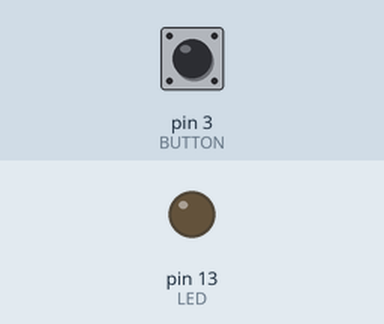
Recording of a sketch running on a simulated Arduino Uno, built with avr-gcc and run on an emulated ATmega328P. On the bench: output pins drawn as LEDs (lit = HIGH). Inputs (shaded band) come from the test bench; at power-on: pin 3 (BUTTON) LOW.

Above: at 1.2 s.
1.3 s: pin 3 (BUTTON) pulled HIGH for 0.15 s
At 2.0 s:
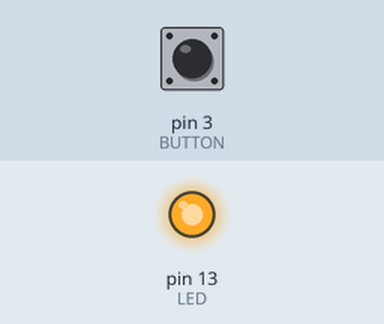
2.9 s: pin 3 (BUTTON) pulled HIGH for 1 s
At 3.2 s:
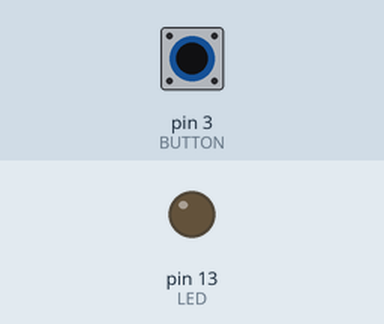
5.4 s: pin 3 (BUTTON) pulled HIGH for 3.2 s
At 6.3 s:
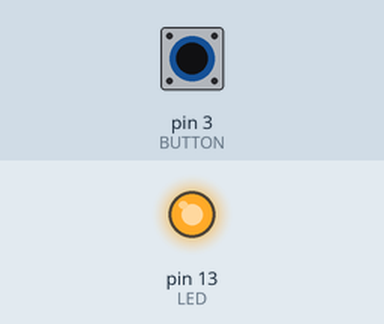
Timing chart, 0 to 8.4 s (numbered marks = the images above; inputs shaded):
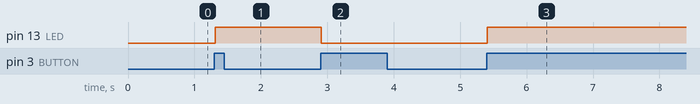

Measured:
- after the input at 1.3 s, pin 13 (LED): LOW → HIGH at once
- after the input at 2.9 s, pin 13 (LED): HIGH → LOW at once
- after the input at 5.4 s, pin 13 (LED): LOW → HIGH at once

The sketch:

led_putton_debounce.ino
```cpp
// Another new and improved formula for button presses--with simple debouncing!

const int LED = 13;
const int BUTTON = 3;
int val = 0;
int old_val = 0;
int state = 0;

void setup() {
  pinMode(LED, OUTPUT);
  pinMode(BUTTON, INPUT);
}

void loop(){
 val = digitalRead(BUTTON);
 // check if there was a transition
 if ((val == HIGH) && (old_val == LOW)){
   state = 1 - state;
   delay(10);
 }

 old_val = val; // val is now old, let's store it

 if (state == 1) {
   digitalWrite(LED, HIGH); // turn LED ON
 } else {
   digitalWrite(LED, LOW);
 }
}
```
